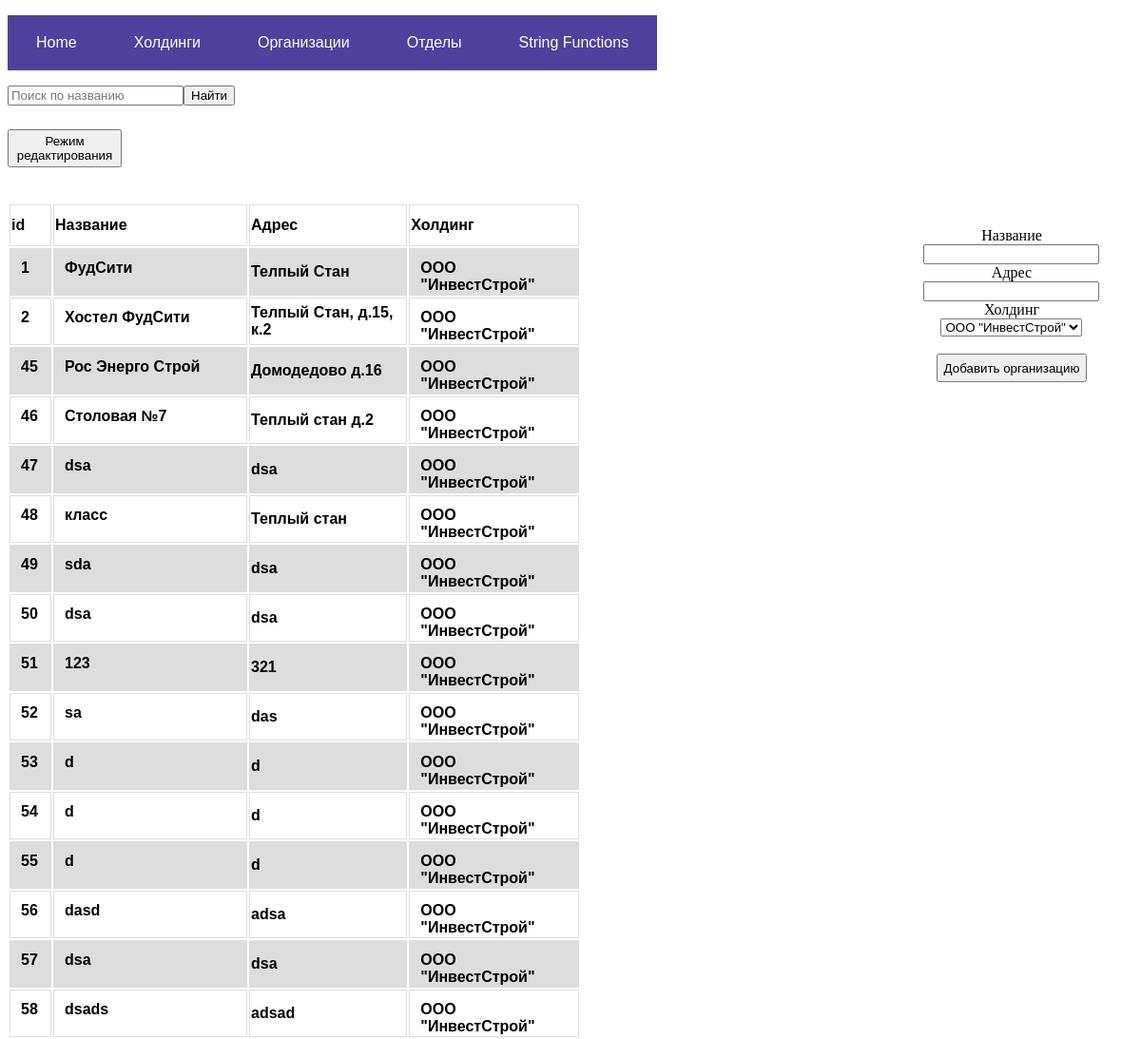
The app's page /organization/, older data.
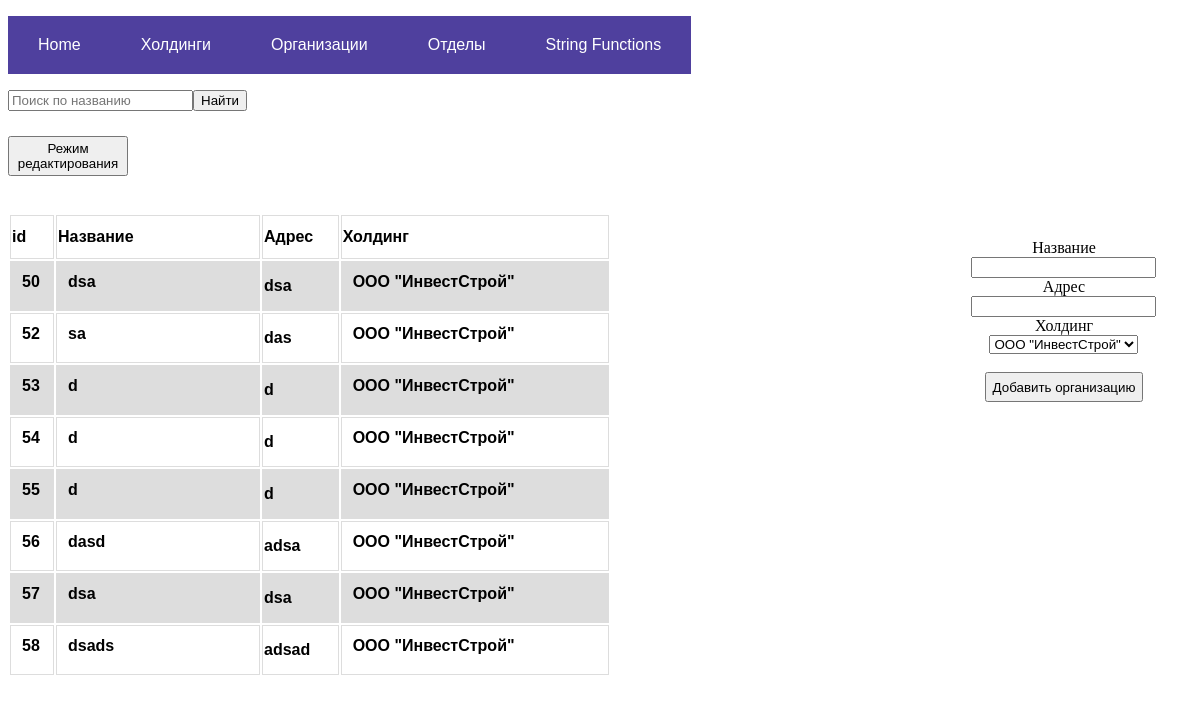
The same page, newer data.
### core/models.py (models this page shows, shortened)
class Organization(models.Model):
    name = models.CharField(verbose_name='Имя', max_length=255)
    address = models.CharField(verbose_name='Адрес', max_length=255)
    holding = models.ForeignKey(Holding, verbose_name="холдинг", on_delete=models.PROTECT)
    is_deleted = models.BooleanField(verbose_name='Удален', default=False)

class Holding(models.Model):
    name = models.CharField(verbose_name='Имя', max_length=255, unique=True)
    address = models.CharField(verbose_name='адрес', max_length=255)
    def __str__(self):
        return self.name

### core/views.py (the view)
# urls.py: path('organization/', OrganizationList.as_view()),
class OrganizationList(ListAPIView):
    queryset = Organization.objects.filter(is_deleted=False)
    model = Organization
    serializer_class = OrganizationSerializer
    renderer_classes = [TemplateHTMLRenderer]
    def list(self, request, *args, **kwargs):
        if query_name := request.query_params.get('search'):
            print(self.get_queryset().filter(is_deleted=True))
            queryset = self.get_queryset().filter(name__contains=query_name)  # TODO МБ ПОЛУЧШЕ РЕШЕНИЕ ЕСТЬ
        else:
            queryset = self.get_queryset()
        holding_queryset = Holding.objects.all()  # TODO мб придется переделывать,/
        return Response({'organizations': queryset, 'holdings': holding_queryset,
                         'success_create': bool(request.query_params.get('success_create'))},  # TODO переделать
                        template_name='organization.html')

### core/templates/organization.html (shortened to what this page needs)
<!DOCTYPE html>
<html lang="en">
<head>
    <div style="position: relative;
          right: 40px;">
    <nav>
      <ul>
        <li>
          <a href="https://www.w3docs.com/">Home</a>
        </li>
        <li>
          <a href="../holding/">Холдинги</a>
        </li>
        <li>
          <a href="../organization/">Организации</a>
        </li>
        <li>
          <a href="../department/">Отделы</a>
        </li>
        <li>
          <a href="https://www.w3docs.com/string-functions/">String Functions</a>
        </li>
      </ul>
    </nav>
    </div>
    <form action="" style="height:">
   <p style="height: 30px"><input type="search" name="search" id="searchfield" placeholder="Поиск по названию">
   <input type="submit" style="float: left" value="Найти">
        </form>
    <button style="
    width: 120px;
    height: 40px;" onclick="show()">Режим редактирования</button></p>
    <div id="block1">
    <table>
            <th style="width: 40px">id</th>
            <th style="width: 200px">Название</th>
            <th>Адрес</th>
            <th>Холдинг</th>
        {% for organization in organizations %}
        <tr>
            <th><a class = "btn" onclick=handleClick(this) style="color: black" href='../department/?organization_id={{organization.pk}}'><span>{{organization.pk}}</span></a></th>
            <th><a class = "btn {{organization.pk}}" onclick=handleClick(this) style="color: black" href='../department/?organization_id={{organization.pk}}'><span>{{organization.name}}</span></a></th>
            <th><a class = "{{organization.pk}}">{{organization.address}}</a></th>
            <th><a class = "btn {{organization.pk}}" onclick=handleClick(this) style="color: black" href='../holding/{{organization.holding.pk}}'><span>{{organization.holding}}</span></a></th>
        </tr>
        {% endfor %}
    </table>
        </div>
    <div id="createform">
    <form action="create/?redirect_back=True" method="POST" >
  <div>
    <label for="name">Название</label><br>
    <input name="name" id="name"/>
  </div>
  <div>
    <label for="address">Адрес</label><br>
    <input name="address" id="address" />
  </div>
  <div>
      Холдинг<br>
    <select name="holding">
        {% for hold in holdings %}
        <option>{{hold.name}}</option>
        {% endfor %}
    </select>
  </div>
  <div>
      <br>
    <button style="padding: 3%">Добавить организацию</button>
      </div>
</form>
        </div>
</head>
<body>
</body>
</html>

Row changes from the older to the newer data that the page shows:
no longer on this page (row edited): Organization: pk "1", name "ФудСити", address "Телпый Стан", holding "ООО \"ИнвестСтрой\""
no longer on this page (row edited): Organization: pk "2", name "Хостел ФудСити", address "Телпый Стан, д.15, к.2", holding "ООО \"ИнвестСтрой\""
no longer on this page (row edited): Organization: pk "45", name "Рос Энерго Строй", address "Домодедово д.16", holding "ООО \"ИнвестСтрой\""
no longer on this page (row edited): Organization: pk "46", name "Столовая №7", address "Теплый стан д.2", holding "ООО \"ИнвестСтрой\""
no longer on this page (row edited): Organization: pk "47", name "dsa", address "dsa", holding "ООО \"ИнвестСтрой\""
no longer on this page (row edited): Organization: pk "48", name "класс", address "Теплый стан", holding "ООО \"ИнвестСтрой\""
no longer on this page (row edited): Organization: pk "49", name "sda", address "dsa", holding "ООО \"ИнвестСтрой\""
no longer on this page (row edited): Organization: pk "51", name "123", address "321", holding "ООО \"ИнвестСтрой\""
